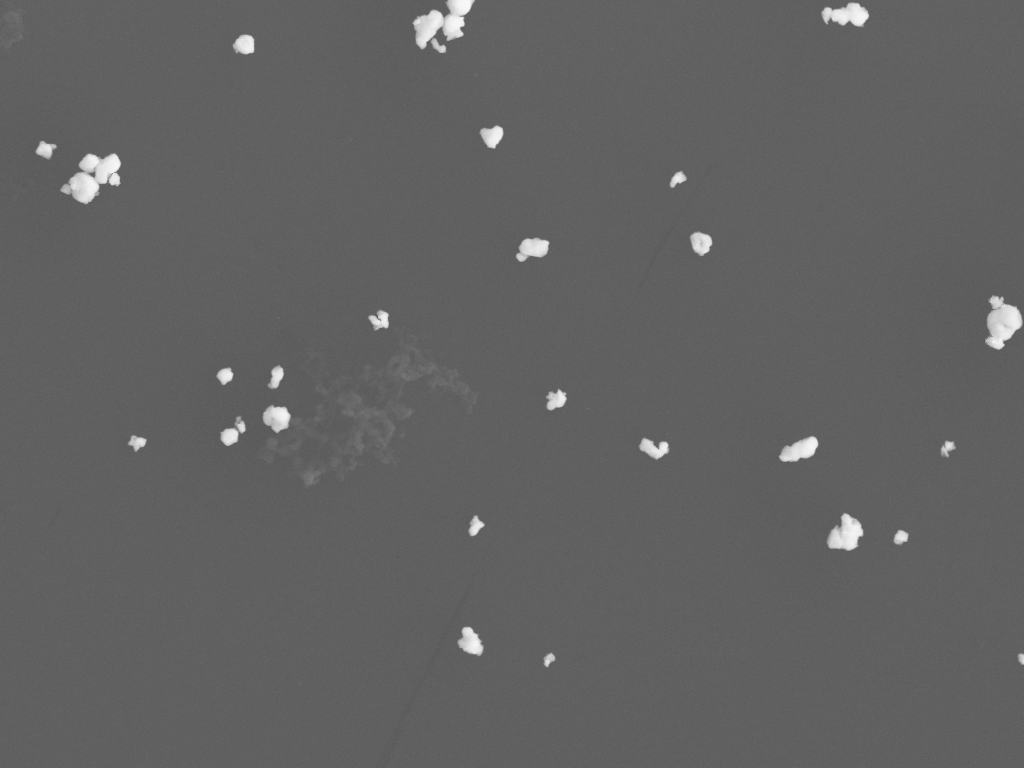
#> input picture 2y-08WC-SDS1h-12PAH2h-wc30m-07.png, 1024 x 768 px, found by its file name
$ python text14.py
#> lines starting #> are read from the running program, lines starting #| are printed output that depends on the picture; after the words box and inside, x2 and y2 are one past the last pixel; in counts of white or black regions, pixels touching at a corner belong together; long printed decimals are rounded
#> further down, src is the input picture: shape (768, 1024, 3); min 87, max 248, mean 98.1
import cv2
import numpy as np
import matplotlib.pyplot as plt
# import pandas as pd

def watershed_algorithm(image):
    src = image.copy()

    # 边缘保留滤波EPF去噪，sp、sr分别表示空间窗口大小、色彩空间窗口大小
    blur = cv2.pyrMeanShiftFiltering(image, sp=21, sr=55)

    # 转成灰度图像
    gray = cv2.cvtColor(blur, cv2.COLOR_BGR2GRAY)

    # 使用otsu算法得到二值图像区间阈值
    ret, binary = cv2.threshold(
        gray, 0, 255, cv2.THRESH_BINARY + cv2.THRESH_OTSU)
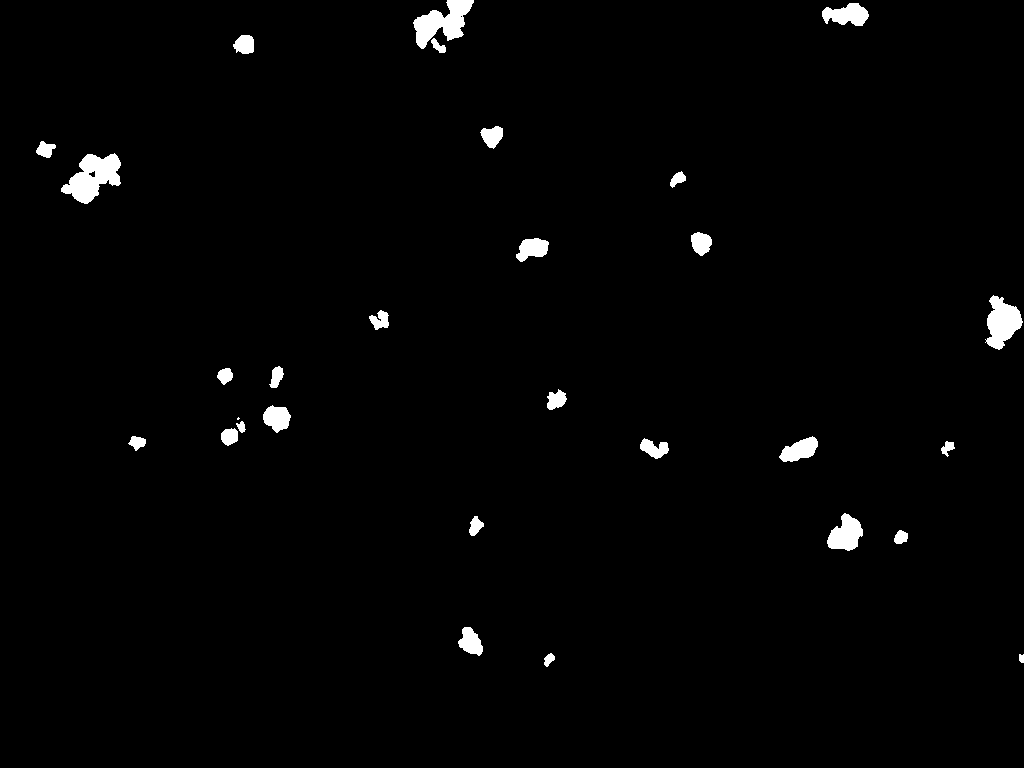
#> binary: shape (768, 1024); 1.5% white; 29 white regions (1 under 20 px), largest, box (x1, y1, x2, y2) and area: (61, 153, 121, 204) 1701, (413, 0, 474, 49) 1505, (985, 295, 1023, 350) 1248
#> ret = 155

    # 距离变换
    dist = cv2.distanceTransform(binary, cv2.DIST_L2, 5)
    dist_out = cv2.normalize(dist, 0, 1.0, cv2.NORM_MINMAX)

    threshold_values = [0.23, 0.29,  0.37,
                        0.5, 0.42, 0.43]  # 自定义多个阈值7nologo
    # threshold_values = [0.28, 0.19, 0.21, 0.41,
    #                     0.51, 0.52, 0.597]  # 自定义多个阈值10nologo
    # threshold_values = [0.14, 0.25, 0.32, 0.36,
    #                     0.4035, 0.469, 0.49, 0.65, 0.6937]  # 自定义多个阈值19nologo
    multiplied_values = [value * dist_out.max() for value in threshold_values]
#> multiplied_values = [0.00676, 0.00853, 0.0109, 0.0147, 0.0124, 0.0126]
    print(multiplied_values)
#| [0.006764, 0.008529, 0.01088, 0.01471, 0.01235, 0.01265]

    segmented_images = []
    for threshold in threshold_values:
        _, surface = cv2.threshold(
            dist_out, threshold * dist_out.max(), 255, cv2.THRESH_BINARY)
        sure_fg = np.uint8(surface)

        # 使用连通组件分析算法，得到初始标记图像
        ret, markers = cv2.connectedComponents(sure_fg)
        markers = markers + 1

        # 对二值图像进行膨胀处理，得到未知区域的标记
        kernel = np.ones((3, 3), np.uint8)
        binary = cv2.morphologyEx(
            binary, cv2.MORPH_DILATE, kernel, iterations=1)
        unknown = binary - sure_fg

        # 未知区域标记为0
        markers[unknown == 255] = 0

        # 分水岭算法分割
        markers = cv2.watershed(image, markers=markers)
        segmented_images.append(markers)
#> this loop made 6 passes
#> ret on passes 1 to 6: 30, 29, 25, 19, 21, 21
#> pass 1, in watershed_algorithm, `markers = markers + 1`:
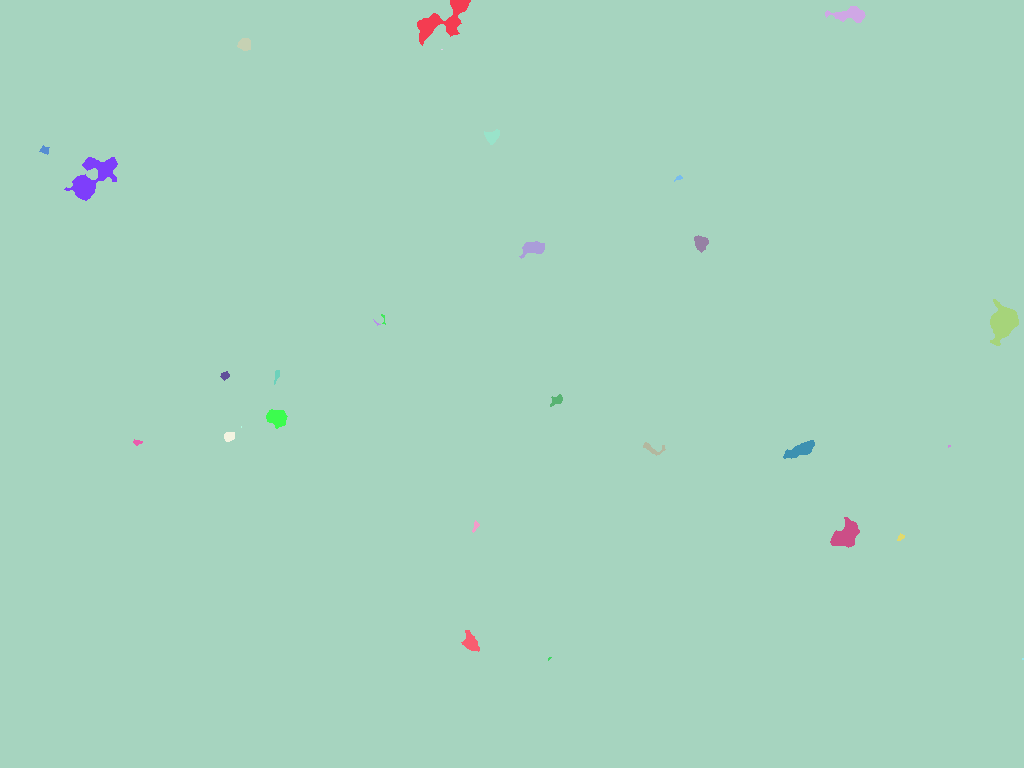
#> markers: shape (768, 1024) int32; 30 distinct labels, from 1 to 30; one colour per label, 0 black
#> after the loop:
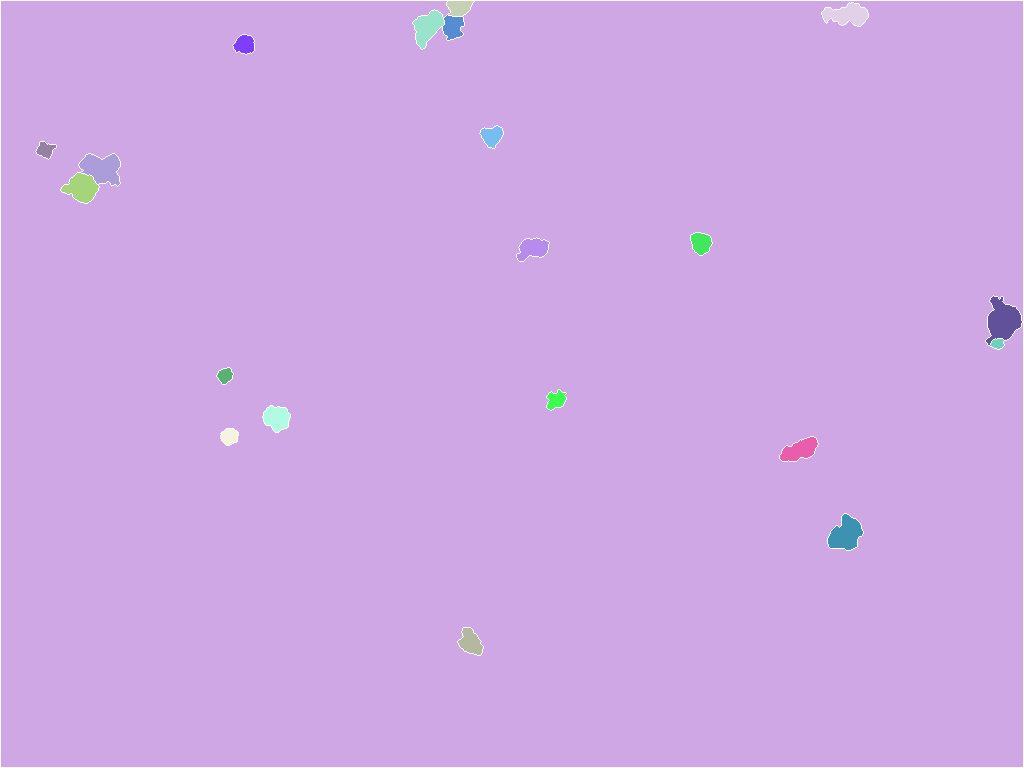
#> markers: shape (768, 1024) int32; 22 distinct labels, from -1 to 21; one colour per label, 0 black, -1 white
#> after the loop, segmented_images = 6 items

    # 将所有分割结果叠加在一起
    combined_markers = np.zeros_like(segmented_images[0])
    for markers in segmented_images:
        combined_markers += markers
#> this loop made 6 passes

    # 将分割结果可视化显示在原图上
    min_val, max_val, _, _ = cv2.minMaxLoc(combined_markers)
#> min_val = -6; max_val = 143
    markers_8u = np.uint8(combined_markers)

    colors = [(255, 0, 0), (0, 255, 0), (0, 0, 255), (255, 255, 0),
              (255, 0, 255), (0, 255, 255), (255, 128, 0), (255, 0, 128),
              (128, 255, 0), (128, 0, 255), (255, 128, 128), (128, 255, 255)]
    # 初始化一个字典来存储合并后的区域
    merged_regions = {}
    for i in range(2, int(max_val + 1)):
        ret, thres1 = cv2.threshold(markers_8u, i - 1, 255, cv2.THRESH_BINARY)
        ret2, thres2 = cv2.threshold(markers_8u, i, 255, cv2.THRESH_BINARY)
        mask = thres1 - thres2
        contours, hierarchy = cv2.findContours(
            mask, cv2.RETR_EXTERNAL, cv2.CHAIN_APPROX_NONE)
        # 忽略背景
        if i != len(threshold_values):
            cv2.drawContours(image, contours, -1, colors[(i - 2) % len(colors)], -1)
            cv2.drawContours(image, contours, -1, (0, 0, 255), 1)
#> this loop made 142 passes
#> contours on passes 2, 4, 12, 13, 14, 27, 29, 40: 4 contours, all with area under 20, [[[443, 25], [442, 26]]], [[[95, 181], [95, 182]]], 1 contour, all with area under 20, 1 contour, all with area under 20, [[[903, 541], [902, 542]]], [[[49, 157], [48, 158]]], 1 contour, all with area under 20
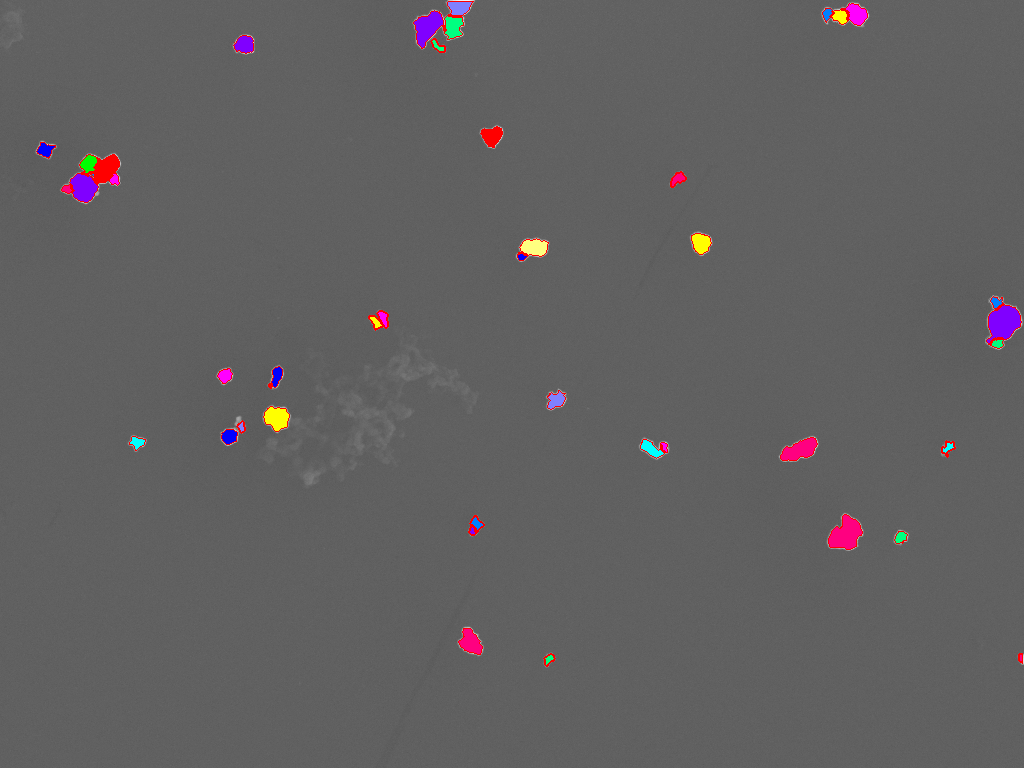
#> image: shape (768, 1024, 3); 1.44% of pixels changed, all inside (x1, y1, x2, y2) = (36, 1, 1023, 667)
#> mask: shape (768, 1024); 0.05% white; 1 white region, box (x1, y1, x2, y2) and area: (458, 628, 483, 655) 420
    # 将原图和分割后的图像进行叠加，得到可视化显示的结果
    result = cv2.addWeighted(src, 0.5, image, 0.5, 0)  # 图像权重叠加
    cv2.imshow('result', result)

    # 显示结果图像
    # cv2.imshow('edge_image', image)

    # 显示结果图像
    # cv2.imshow('Segmented Image', image)
    cv2.waitKey(0)
    cv2.destroyAllWindows()


src = cv2.imread('2y-08WC-SDS1h-12PAH2h-wc30m-07.png')
# src = cv2.imread('_Archive_noLogo/2y-08WC-SDS1h-12PAH2h-wc30m-10.png')
# src = cv2.imread('_Archive_noLogo/2y-08WC-SDS1h-12PAH2h-wc30m-19.png')
segmented_image = watershed_algorithm(src)

$ run again, with _Archive_noLogo/2y-08WC-SDS1h-12PAH2h-wc30m-10.png copied over 2y-08WC-SDS1h-12PAH2h-wc30m-07.png
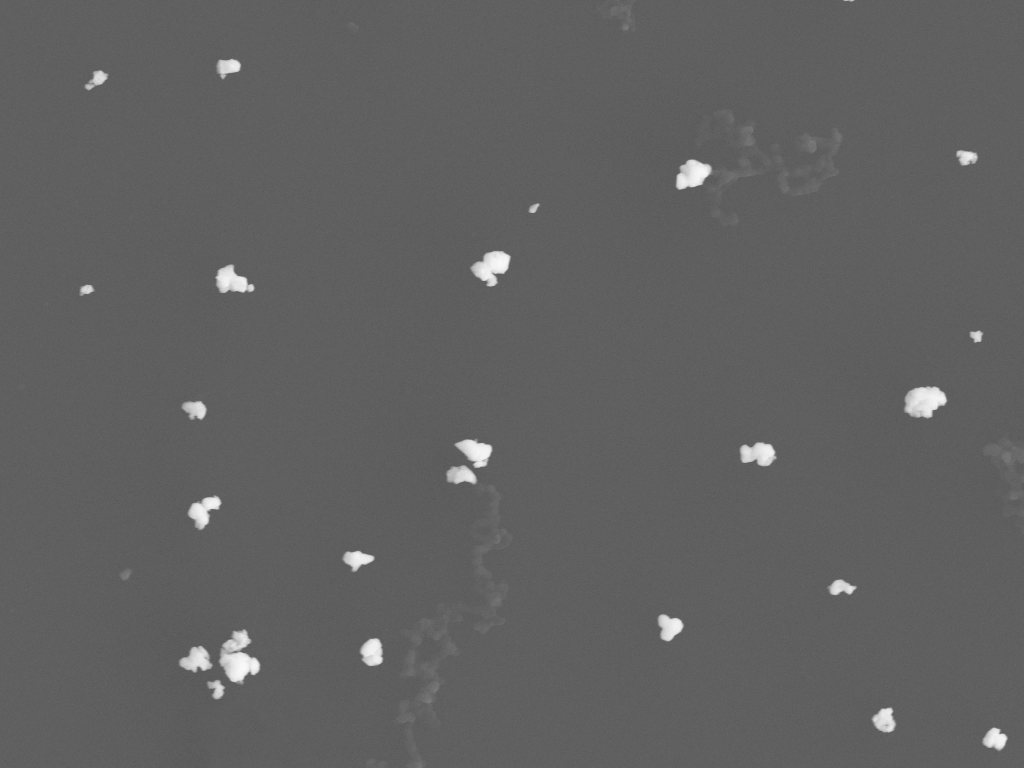
#> input picture _Archive_noLogo/2y-08WC-SDS1h-12PAH2h-wc30m-10.png, 1024 x 768 px, found by its file name
#> src is the input picture: shape (768, 1024, 3); min 86, max 249, mean 97.1
#> in watershed_algorithm, `ret, binary = cv2.threshold( gray, 0, 255, cv2.THRESH_BINARY + cv2.THR..`:
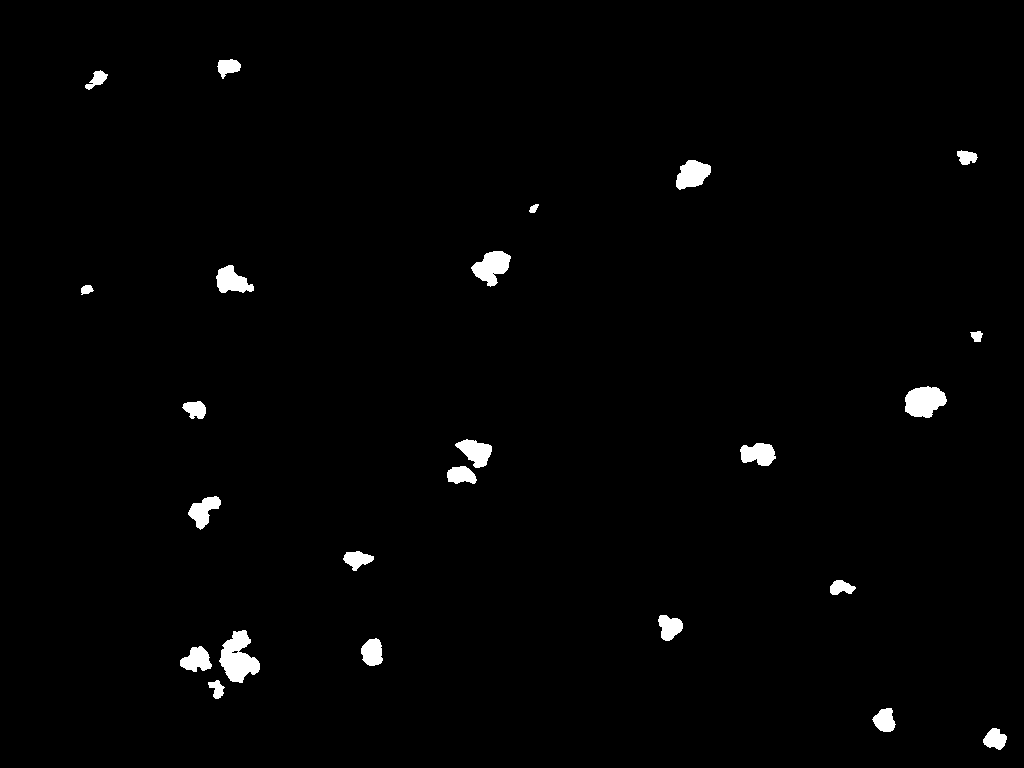
#> binary: shape (768, 1024); 1.4% white; 24 white regions, largest, box (x1, y1, x2, y2) and area: (219, 630, 260, 683) 1280, (905, 386, 947, 418) 989, (471, 251, 511, 287) 845
#> in watershed_algorithm, `ret, binary = cv2.threshold( gray, 0, 255, cv2.THRESH_BINARY + cv2.THR..`: ret = 155
#> multiplied_values = [0.00681, 0.00859, 0.011, 0.0148, 0.0124, 0.0127]
#| [0.006813, 0.00859, 0.01096, 0.01481, 0.01244, 0.01274]
#> the loop in watershed_algorithm, `for threshold in threshold_values:` made 6 passes
#> ret on passes 1 to 6: 25, 25, 22, 19, 23, 23
#> after the loop in watershed_algorithm, `for threshold in threshold_values:`: segmented_images = 6 items
#> the loop in watershed_algorithm, `for markers in segmented_images:` made 6 passes
#> min_val = -6; max_val = 137
#> the loop in watershed_algorithm, `for i in range(2, int(max_val + 1)):` made 136 passes
#> contours on passes 3, 4, 7, 9, 13, 18, 21, 23: 8 contours, all with area under 20, [[[236, 71]]], [[[218, 72]]], [[[957, 156]]], [[[233, 638], [232, 639]]], [[[685, 187]]], [[[213, 508]]], [[[474, 273]]]
#> after the loop in watershed_algorithm, `for i in range(2, int(max_val + 1)):`:
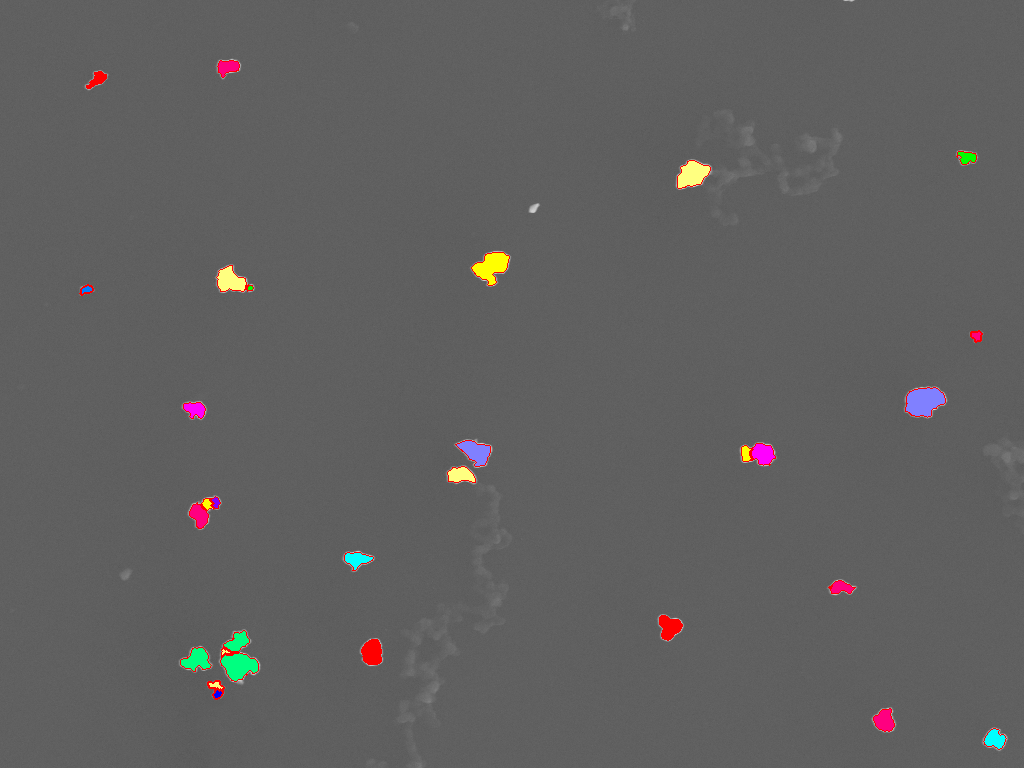
#> image: shape (768, 1024, 3); 1.3% of pixels changed, all inside (x1, y1, x2, y2) = (79, 60, 1007, 750)
